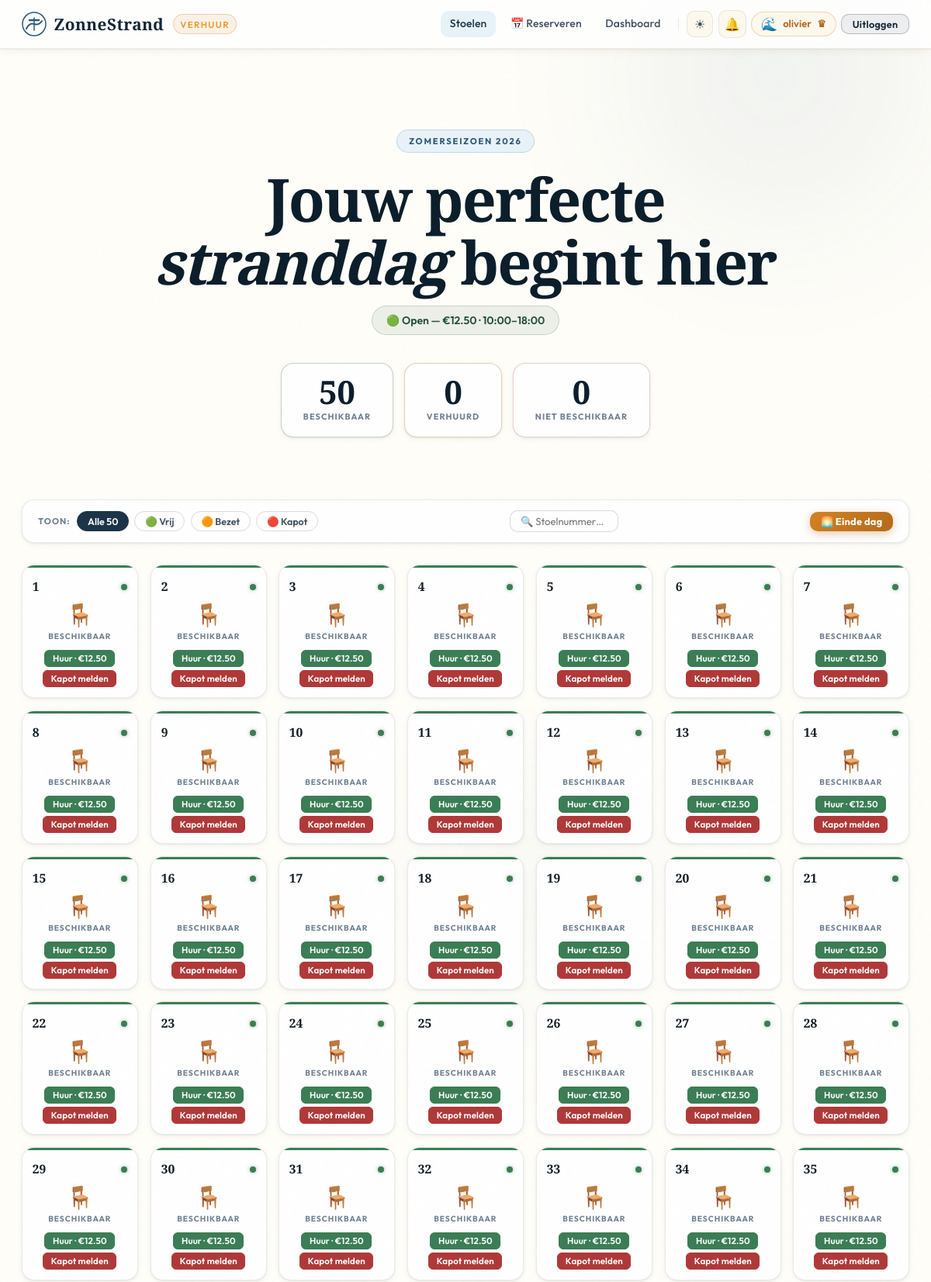
The page / (signed in, upper part) on the database its author committed.
### tables this page shows
CREATE TABLE chairs (
    id             INTEGER PRIMARY KEY AUTOINCREMENT,
    status         TEXT NOT NULL DEFAULT 'vrij',
    repair_reason  TEXT,
    repair_status  TEXT
);

### routes.py (the view)
@main_routes.route("/")
def index():
    chairs       = get_all_chairs()
    stats        = get_chair_stats()
    price, slot  = get_price_and_slot()
    renter_map   = {}
    for ch in chairs:
        if ch["status"] == "bezet":
            r = get_active_rental(ch["id"])
            if r: renter_map[ch["id"]] = r["rented_by"]
    search = request.args.get("q","").strip()
    show_onboarding = session.pop("onboarding", False)
    notif_count     = _notif_count()
    return render_template("index.html",
        chairs=chairs, stats=stats,
        user=session.get("user"), role=session.get("role"),
        current_price=price, current_slot=slot,
        always_open=is_always_open(),
        renter_map=renter_map,
        broken_reasons=BROKEN_REASONS,
        now=datetime.now(),
        search=search,
        show_onboarding=show_onboarding,
        notif_count=notif_count,
        time_slots=TIME_SLOTS)

### models.py (called while the page is built)
def get_db():
    conn = sqlite3.connect(DB_NAME)
    conn.row_factory = sqlite3.Row
    return conn

def get_all_chairs():
    conn = get_db()
    chairs = conn.execute("SELECT * FROM chairs ORDER BY id").fetchall()
    conn.close()
    return chairs

def get_chair_stats():
    conn = get_db()
    r = conn.execute("""
        SELECT
          SUM(CASE WHEN status='vrij'  THEN 1 ELSE 0 END) vrij,
          SUM(CASE WHEN status='bezet' THEN 1 ELSE 0 END) bezet,
          SUM(CASE WHEN status='kapot' OR status='in_reparatie' THEN 1 ELSE 0 END) kapot
        FROM chairs
    """).fetchone()
    conn.close()
    return {"vrij": r["vrij"] or 0, "bezet": r["bezet"] or 0, "kapot": r["kapot"] or 0}

def count_unread_notifications(username):
    try:
        conn = get_db()
        n = conn.execute(
            "SELECT COUNT(*) FROM notifications WHERE username=? AND is_read=0", (username,)
        ).fetchone()[0]
        conn.close()
        return n
    except Exception:
        return 0

def get_setting(key):
    conn = get_db()
    r = conn.execute("SELECT value FROM settings WHERE key=?", (key,)).fetchone()
    conn.close()
    return r["value"] if r else None

def is_always_open():
    return get_setting("always_open") == "true"

### routes.py (called while the page is built)
def logged_in(): return "user" in session

def get_price_and_slot():
    if is_always_open():
        h = datetime.now().hour
        return (10.0, "15:00–18:00") if h >= 15 else (12.5, "10:00–18:00")
    h = datetime.now().hour
    if h < 10 or h >= 18: return None, None
    return (10.0, "15:00–18:00") if h >= 15 else (12.5, "10:00–18:00")

def _notif_count():
    if not logged_in(): return 0
    try:
        return count_unread_notifications(session["user"])
    except Exception:
        return 0

### templates/index.html (shortened to what this page needs)
{% extends "base.html" %}
{% block content %}
<section class="hero-section">
    <div class="hero-eyebrow">Zomerseizoen 2026</div>
    <h1 class="hero-display">Jouw perfecte<br><em>stranddag</em> begint hier</h1>
    <p class="hero-lead">
        {% if always_open %}
            <span class="status-pill pill-open">🔓 Altijd verhuurbaar (override aan)</span>
        {% elif current_price %}
            <span class="status-pill pill-open">🟢 Open — €{{ "%.2f"|format(current_price|float) }} · {{ current_slot }}</span>
        {% else %}
            <span class="status-pill pill-closed">🔴 Gesloten — verhuur 10:00–18:00</span>
        {% endif %}
    </p>
    <div class="stat-row">
        <div class="stat-card s-vrij">
            <span class="stat-val" id="stat-vrij">{{ stats.vrij }}</span>
            <span class="stat-lbl">Beschikbaar</span>
        </div>
        <div class="stat-card s-bezet">
            <span class="stat-val" id="stat-bezet">{{ stats.bezet }}</span>
            <span class="stat-lbl">Verhuurd</span>
        </div>
        <div class="stat-card s-kapot">
            <span class="stat-val" id="stat-kapot">{{ stats.kapot }}</span>
            <span class="stat-lbl">Niet beschikbaar</span>
        </div>
    </div>
</section>
<div class="controls-bar">
    <div class="filter-set">
        <span class="filter-label">Toon:</span>
        <button class="filt is-active" data-filter="all">Alle 50</button>
        <button class="filt" data-filter="vrij">🟢 Vrij</button>
        <button class="filt" data-filter="bezet">🟠 Bezet</button>
        <button class="filt" data-filter="kapot">🔴 Kapot</button>
    </div>
    <div class="chair-search-wrap">
        <input type="number" id="chair-search" class="chair-search-input"
               placeholder="🔍 Stoelnummer…" min="1" max="50"
               aria-label="Zoek op stoelnummer">
    </div>
    <div class="controls-end">
        {% if role == 'admin' %}
        <a href="/free-all" class="btn btn-eod btn-sm"
           data-confirm="Alle bezette stoelen vrijmaken? (Einde dag)">🌅 Einde dag</a>
        {% endif %}
    </div>
</div>
<div class="chair-grid" id="chair-grid">
{% for chair in chairs %}
{% set cid    = chair['id'] %}
{% set status = chair['status'] %}
{% set renter = renter_map.get(cid) %}
{% set broken = status in ('kapot','in_reparatie') %}
<article class="chair-card {{ status }}"
         data-status="{{ 'kapot' if broken else status }}"
         data-id="{{ cid }}">
    <div class="cc-header">
        <span class="cc-number">{{ cid }}</span>
        <span class="cc-indicator ind-{{ status }}"></span>
    </div>
    <div class="cc-icon">
        {% if status == 'vrij' %}🪑
        {% elif status == 'bezet' %}👤
        {% elif status == 'in_reparatie' %}🛠
        {% else %}🔧{% endif %}
    </div>
    <div class="cc-status">
        {% if status == 'vrij' %}Beschikbaar
        {% elif status == 'bezet' %}Verhuurd
        {% elif status == 'in_reparatie' %}In reparatie
        {% else %}Kapot{% endif %}
    </div>
    <div class="cc-actions">
    {% if user %}
        {% if status == 'vrij' %}
            {% if current_price %}
            <a href="/checkout/{{ cid }}" class="btn btn-success btn-xs">
                Huur · €{{ "%.2f"|format(current_price|float) }}
            </a>
            {% else %}
            <span class="cc-closed">Gesloten</span>
            {% endif %}
            <button class="btn btn-danger btn-xs" onclick="openBrokenModal({{ cid }})" type="button">Kapot melden</button>
        {% endif %}
    {% else %}
        <a href="/login" class="cc-login-link">Login om te huren →</a>
    {% endif %}
    </div>
</article>
{% endfor %}
</div>
{% endblock %}

### rows shown on the page
chairs: id "1", status "BESCHIKBAAR", current_price "12.50"
chairs: id "2", status "BESCHIKBAAR", current_price "12.50"
chairs: id "3", status "BESCHIKBAAR", current_price "12.50"
chairs: id "4", status "BESCHIKBAAR", current_price "12.50"
chairs: id "5", status "BESCHIKBAAR", current_price "12.50"
chairs: id "6", status "BESCHIKBAAR", current_price "12.50"
chairs: id "7", status "BESCHIKBAAR", current_price "12.50"
chairs: id "8", status "BESCHIKBAAR", current_price "12.50"
chairs: id "9", status "BESCHIKBAAR", current_price "12.50"
chairs: id "10", status "BESCHIKBAAR", current_price "12.50"
chairs: id "11", status "BESCHIKBAAR", current_price "12.50"
chairs: id "12", status "BESCHIKBAAR", current_price "12.50"
chairs: id "13", status "BESCHIKBAAR", current_price "12.50"
chairs: id "14", status "BESCHIKBAAR", current_price "12.50"
chairs: id "15", status "BESCHIKBAAR", current_price "12.50"
chairs: id "16", status "BESCHIKBAAR", current_price "12.50"
chairs: id "17", status "BESCHIKBAAR", current_price "12.50"
chairs: id "18", status "BESCHIKBAAR", current_price "12.50"
chairs: id "19", status "BESCHIKBAAR", current_price "12.50"
chairs: id "20", status "BESCHIKBAAR", current_price "12.50"
chairs: id "21", status "BESCHIKBAAR", current_price "12.50"
chairs: id "22", status "BESCHIKBAAR", current_price "12.50"
chairs: id "23", status "BESCHIKBAAR", current_price "12.50"
chairs: id "24", status "BESCHIKBAAR", current_price "12.50"
chairs: id "25", status "BESCHIKBAAR", current_price "12.50"
chairs: id "26", status "BESCHIKBAAR", current_price "12.50"
chairs: id "27", status "BESCHIKBAAR", current_price "12.50"
chairs: id "28", status "BESCHIKBAAR", current_price "12.50"
chairs: id "29", status "BESCHIKBAAR", current_price "12.50"
chairs: id "30", status "BESCHIKBAAR", current_price "12.50"
chairs: id "31", status "BESCHIKBAAR", current_price "12.50"
chairs: id "32", status "BESCHIKBAAR", current_price "12.50"
chairs: id "33", status "BESCHIKBAAR", current_price "12.50"
chairs: id "34", status "BESCHIKBAAR", current_price "12.50"
chairs: id "35", status "BESCHIKBAAR", current_price "12.50"

### other values the page prints
{{ session.get('avatar_emoji', '🌊') }} "🌊"
{{ session.get('user') }} "olivier"
{{ "%.2f"|format(current_price|float) }} "12.50"
{{ current_slot }} "10:00–18:00"
{{ stats.vrij }} "50"
{{ stats.bezet }} "0"
{{ stats.kapot }} "0"
